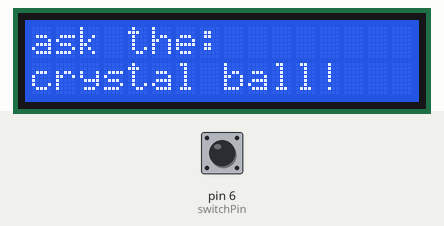
This sketch was run on a simulated Arduino Uno, built with avr-gcc and run on an emulated ATmega328P. On the bench: 16×2 character LCD. Inputs (shaded band) come from the test bench; at power-on: pin 6 (switchPin) LOW. Random numbers use the default seed unless the sketch sets one.

Above: at 1.2 s.
1.3 s: pin 6 (switchPin) pulled HIGH for 0.15 s
At 1.7 s:
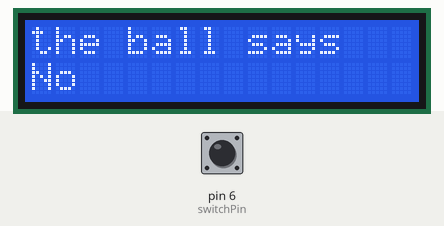
2.9 s: pin 6 (switchPin) pulled HIGH for 1 s
At 4.2 s:
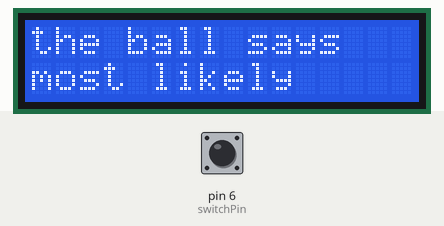
5.4 s: pin 6 (switchPin) pulsed HIGH 5 times (0.12 s each, 0.3 s apart)
At 6.8 s:
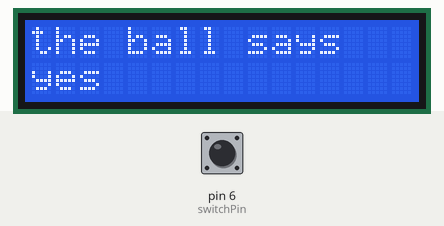
8.4 s: pin 6 (switchPin) pulled HIGH for 0.15 s
At 9.5 s:
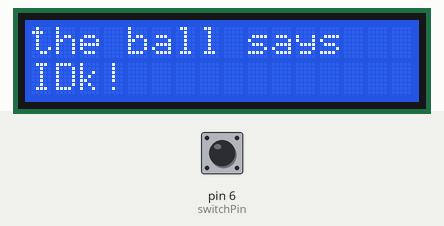
10.0 s: pin 6 (switchPin) pulled HIGH for 3.2 s
At 13.7 s:
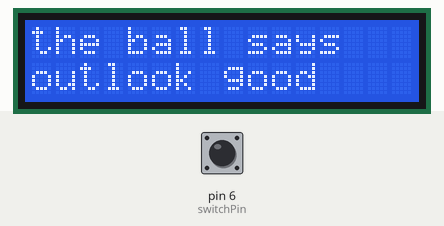
14.7 s: pin 6 (switchPin) pulled HIGH for 0.15 s
At 15.5 s:
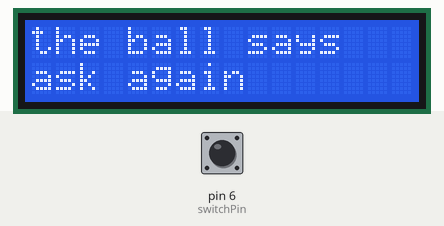
Timing chart, 0 to 17.3 s (numbered marks = the images above; inputs shaded):
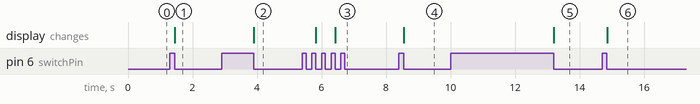

The sketch:

crystal_ball.ino
```cpp
#include <LiquidCrystal.h>

LiquidCrystal lcd(12,11,5,4,3,2); // generates an instance
//in the lcd

const int switchPin = 6;
int switchState = 0;
int prevSwitchState = 0;
int reply;
void setup() {
  lcd.begin(16,2);

  pinMode(switchPin, INPUT);
  lcd.print("ask the:");
  lcd.setCursor(0,1); // changes the Cursor to continue
//writing in the second row
  lcd.print("crystal ball!");
}
void loop() {
  switchState=digitalRead(switchPin);

  if (switchState != prevSwitchState) {
    if (switchState == LOW) {
      reply = random(8);
      lcd.clear(); // clears the writing
      lcd.setCursor(0,0);
      lcd.print("the ball says");
      lcd.setCursor(0,1);

      switch(reply){ // the program will enter the case
//assigned to the switch
        case 0:
        lcd.print("yes");
        break;
        case 1:
        lcd.print("most likely");
        break;
        case 2:
        lcd.print("certainly");
        break;
        case 3:
        lcd.print("outlook good");
        break;
        case 4:
        lcd.print("unsure");
        break;
        case 5:
        lcd.print("ask again");
        break;
        case 6:
        lcd.print("IDk!");
        break;
        case 7:
        lcd.print("No");
        break;
      }
    }
  }

  prevSwitchState = switchState;
}
```

Measured:
- after the input at 1.3 s, the display: changes after 0.15 s (image 1)
- after the input at 2.9 s, the display: changes after 1.0 s (image 2)
- after the input at 5.4 s, the display: first changes after 0.43 s (image 3 shows a later state)
- after the input at 8.4 s, the display: changes after 0.15 s (image 4)
- after the input at 10.0 s, the display: changes after 3.2 s (image 5)
- after the input at 14.7 s, the display: changes after 0.16 s (image 6)
